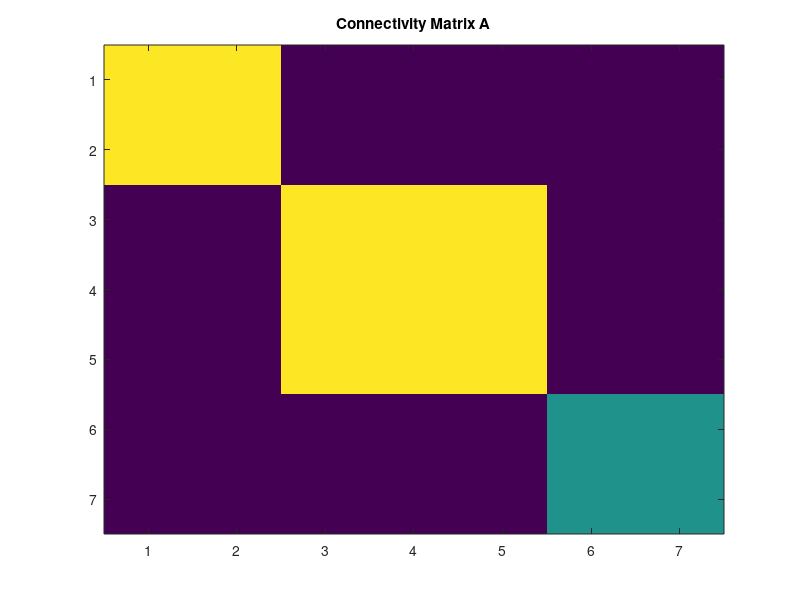

The MATLAB script that drew this image: (Note: this script raises an error after producing the figure.)

% Find the complex in a multivariate autoregressive model, 
%   X^t = A*X^{t-1} + E,
% where A is a connectivity matrix and E is gaussian noise.

clear all;

addpath(genpath('../PhiToolbox'))


%% generate data
%%%%%%%%%%%%%%%%%%%%%%%%%%%%%%%%%%%%%%%%%%%%%%%%%%%%%%%%%%%%%%%%%%%%%%%%%%%
disp('Generating data...')

%%% construct connectivity matrix %%%
N = 7; % the number of elements
A = eye(N)/N; % A: connectivity matrix
A(3:N-2, 3:N-2) = 1/N;
A(1:2, 1:2) = 1/N;
A(6:7, 6:7) = 0.5/N;
% N = 10;
% A = 0.01*randn(N)/sqrt(N);

h_A = figure;
imagesc(A)
title('Connectivity Matrix A')
drawnow

%%% generate time series X using the AR model %%%
T = 10^6;
X = zeros(N,T);
X(:,1) = randn(N,1);
for t=2: T
    E = randn(N,1);
    X(:,t) = A*X(:,t-1) + E;
end


%% find the complex
%%%%%%%%%%%%%%%%%%%%%%%%%%%%%%%%%%%%%%%%%%%%%%%%%%%%%%%%%%%%%%%%%%%%%%%%%%%

options.type_of_dist = 'Gauss';
% type_of_dist:
%    'Gauss': Gaussian distribution
%    'discrete': discrete probability distribution

options.type_of_phi = 'MI1';
% type_of_phi:
%    'MI1': Multi (Mutual) information, e.g., I(X_1; X_2). (IIT1.0)
%    'MI': Multi (Mutual) information, e.g., I(X_1, Y_1; X_2, Y_2)
%    'SI': phi_H, stochastic interaction
%    'star': phi_star, based on mismatched decoding
%    'Geo': phi_G, information geometry version

options.type_of_MIPsearch = 'Queyranne';
% type_of_MIPsearch: 
%    'exhaustive': 
%    'Queyranne': 
%    'REMCMC':

params.tau = 1; % time lag

% Convert data to covariance matrices
probs = data_to_probs( X, params, options );


% Res = Complex_Search_Recursive( probs, options );
[Complexes, phis, Res, main_Complexes, main_phis] = Complex_Recursive_probs( probs, options );

figure
hoge = sortrows([Res.phi, Res.Z], -1);
subplot(2,1,1), imagesc(hoge(:,2:end)'),title('Subsets')
subplot(2,1,2), plot(hoge(:,1)), xlim([0.5 length(Res.phi)+0.5]),title('\Phi')


